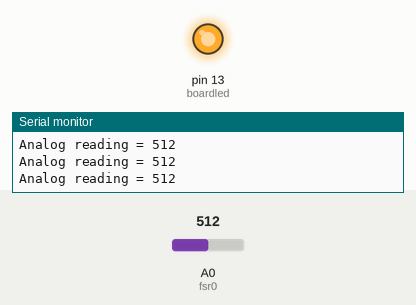
Simulated run of this sketch. Board: Arduino Uno, built with avr-gcc and run on an emulated ATmega328P. Shown: output pins drawn as LEDs (lit = HIGH), the last lines printed to the serial monitor. Inputs (shaded band) come from the test bench; at power-on: A0 (fsr0) = 512.

Above: at 1.2 s.
1.3 s: A0 (fsr0) set to 490
At 2.1 s:
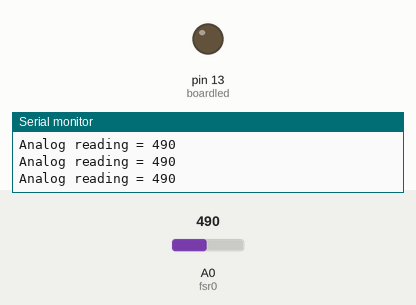
2.8 s: A0 (fsr0) set to 510
At 3.9 s:
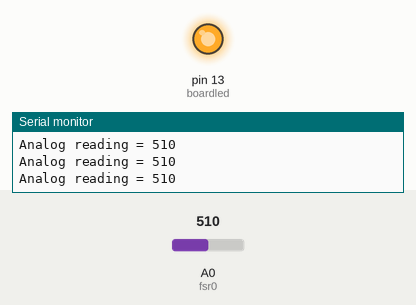
5.8 s: A0 (fsr0) set to 306
At 6.7 s:
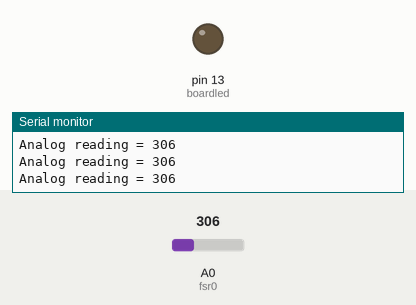
Timing chart, 0 to 8.8 s (numbered marks = the images above; inputs shaded):
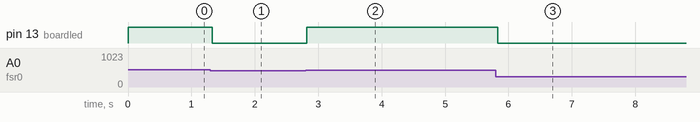

Measured:
- the behaviour switches between 501 and 500 on A0 (fsr0) (found by bisection; images 0 and 1)
- after the input at 1.3 s, pin 13 (boardled): HIGH → LOW at once
- after the input at 2.8 s, pin 13 (boardled): LOW → HIGH at once
- after the input at 5.8 s, pin 13 (boardled): HIGH → LOW at once

The sketch:

pressureSensorUnitTestAnalog.ino
```cpp
// This is a test for analog reading the pressure sensors for our project.
// The pressure sensor is a really high resistance resistor when untouched.
// As pressure is applied, the resistance decreases.
//
// Circuit: +5V -> Pressure Sensor -> 10kOm resistor -> GND
//                                 -> Analog In 0
// Analog In reads the voltage difference across the resistor.
// If you use a 10 KOm, the range of values goes from 0 -> 700
//
// Usage: If you squeeze the pressure sensor, pin13 LED should light up.

// initialize the library with the numbers of the interface pins
int fsr0 = 0;
int fsr0Read;

int fsrThresh = 500;
int boardled = 13;

void setup() {
  // set up the LCD's number of columns and rows:
  pinMode(boardled, OUTPUT);

  Serial.begin(9600);
}

void loop() {
  fsr0Read = analogRead(fsr0);

  Serial.print("Analog reading = ");
  Serial.print(fsr0Read);
  Serial.print("\n" );


  if (fsr0Read > fsrThresh) {
    digitalWrite(boardled, HIGH);   // turn the LED on (HIGH is the voltage level)
  } else {
    digitalWrite(boardled, LOW);   // turn the LED on (HIGH is the voltage level)
  }
  delay(10);
}
```
